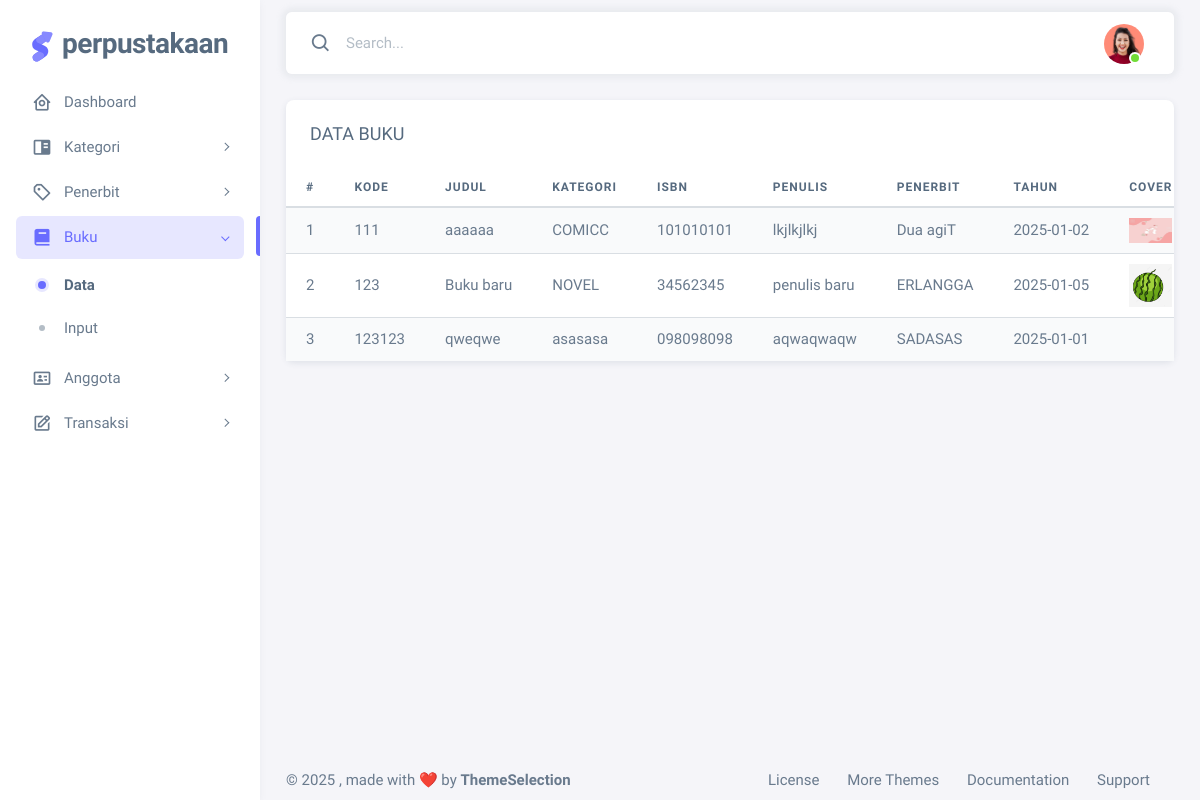
/dashboard/index.php?page=buku-data (signed in), run on an earlier commit of the app's database.
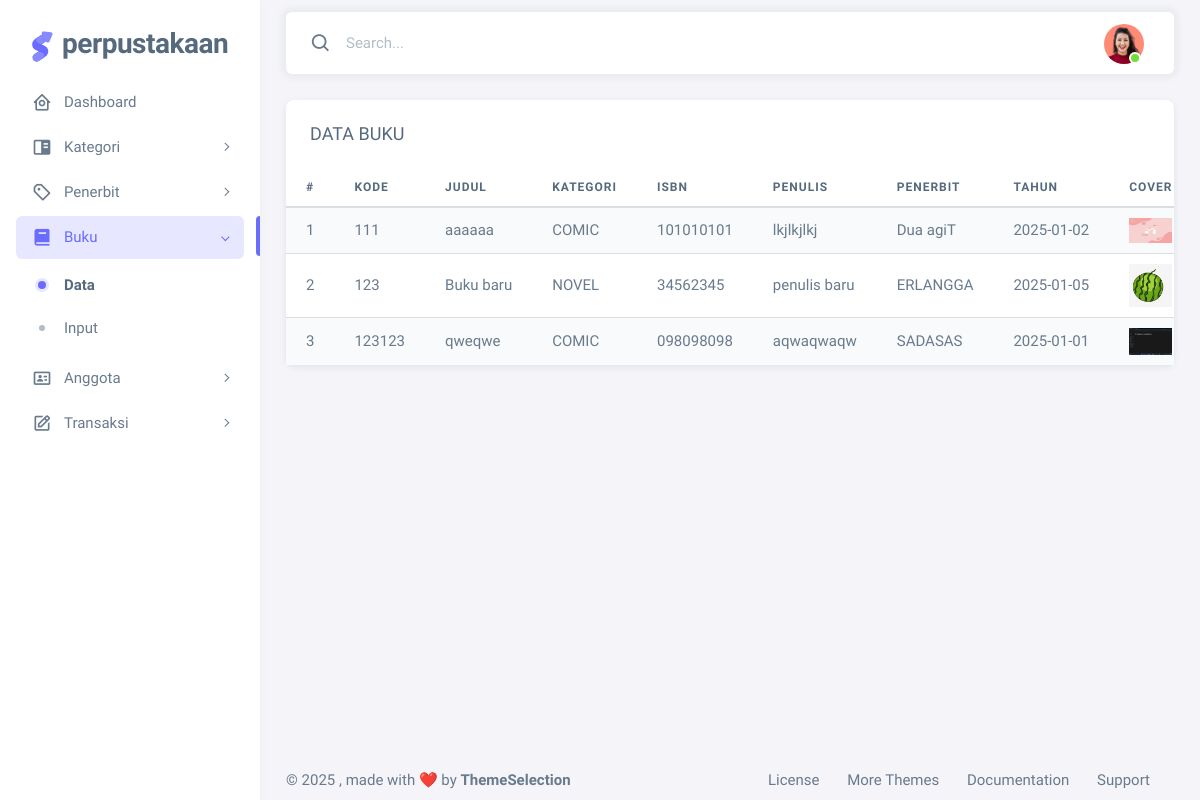
And on a later commit of the database.
### tables this page shows
CREATE TABLE `buku` (
  `kode` varchar(10) NOT NULL,
  `judul` varchar(30) NOT NULL,
  `kategori_kode` varchar(30) NOT NULL,
  `isbn` varchar(30) NOT NULL,
  `penulis` varchar(30) NOT NULL,
  `penerbit_kode` varchar(20) NOT NULL,
  `tahun` date NOT NULL,
  `cover` varchar(50) NOT NULL,
  `bahasa` varchar(20) NOT NULL,
  `sinopsis` text NOT NULL
);

CREATE TABLE `kategori` (
  `kategori_kode` varchar(10) NOT NULL,
  `kategori_nama` varchar(20) NOT NULL
);

CREATE TABLE `penerbit` (
  `penerbit_kode` varchar(10) NOT NULL,
  `penerbit_nama` varchar(15) NOT NULL,
  `penerbit_alamat` varchar(32) NOT NULL
);

### dashboard/pages/buku-data.php (the view, shortened to what this page needs)
<?php
include('components/koneksi.php');
$sql = "SELECT * FROM buku
         LEFT JOIN kategori ON buku.kategori_kode = kategori.kategori_kode
         LEFT JOIN penerbit ON buku.penerbit_kode = penerbit.penerbit_kode";
$query = mysqli_query($koneksi, $sql);
?>
<div class="container-xxl flex-grow-1 container-p-y">
    <div class="row">
        <div class="col-lg mb-4 order-0">
            <div class="card">
                <h5 class="card-header">DATA BUKU</h5>
                <div class="table-responsive text-nowrap">
                    <table class="table table-striped">
                        <thead>
                            <tr>
                                <th>#</th>
                                <th>KODE</th>
                                <th>JUDUL</th>
                                <th>KATEGORI</th>
                                <th>ISBN</th>
                                <th>PENULIS</th>
                                <th>PENERBIT</th>
                                <th>TAHUN</th>
                                <th>COVER</th>
                            </tr>
                        </thead>
                        <tbody class="table-border-bottom-0">
                            <?php
                            $no = 1;
                            while ($data = mysqli_fetch_array($query)) {
                            ?>
                            <tr>
                                <td scope="row"><?= $no++ ?></td>
                                <td><?= $data['kode'] ?></td>
                                <td><?= $data['judul'] ?></td>
                                <td><?= $data['kategori_nama'] ?></td>
                                <td><?= $data['isbn'] ?></td>
                                <td><?= $data['penulis'] ?></td>
                                <td><?= $data['penerbit_nama'] ?></td>
                                <td><?= $data['tahun'] ?></td>
                                <td>
                                    <img class="w-100" src="pages/proses-buku/image/<?= $data['cover'] ?>" alt="">
                                </td>
                            </tr>
                            <?php
                            }
                            ?>
                        </tbody>
                    </table>
                </div>
            </div>
        </div>
    </div>
</div>

What changed in the data, as far as the page shows it:
changed through a linked row, buku "aaaaaa": kategori.kategori_nama "COMICC" → "COMIC"
changed buku "qweqwe": kategori.kategori_nama "asasasa" → "COMIC"; cover: picture added
